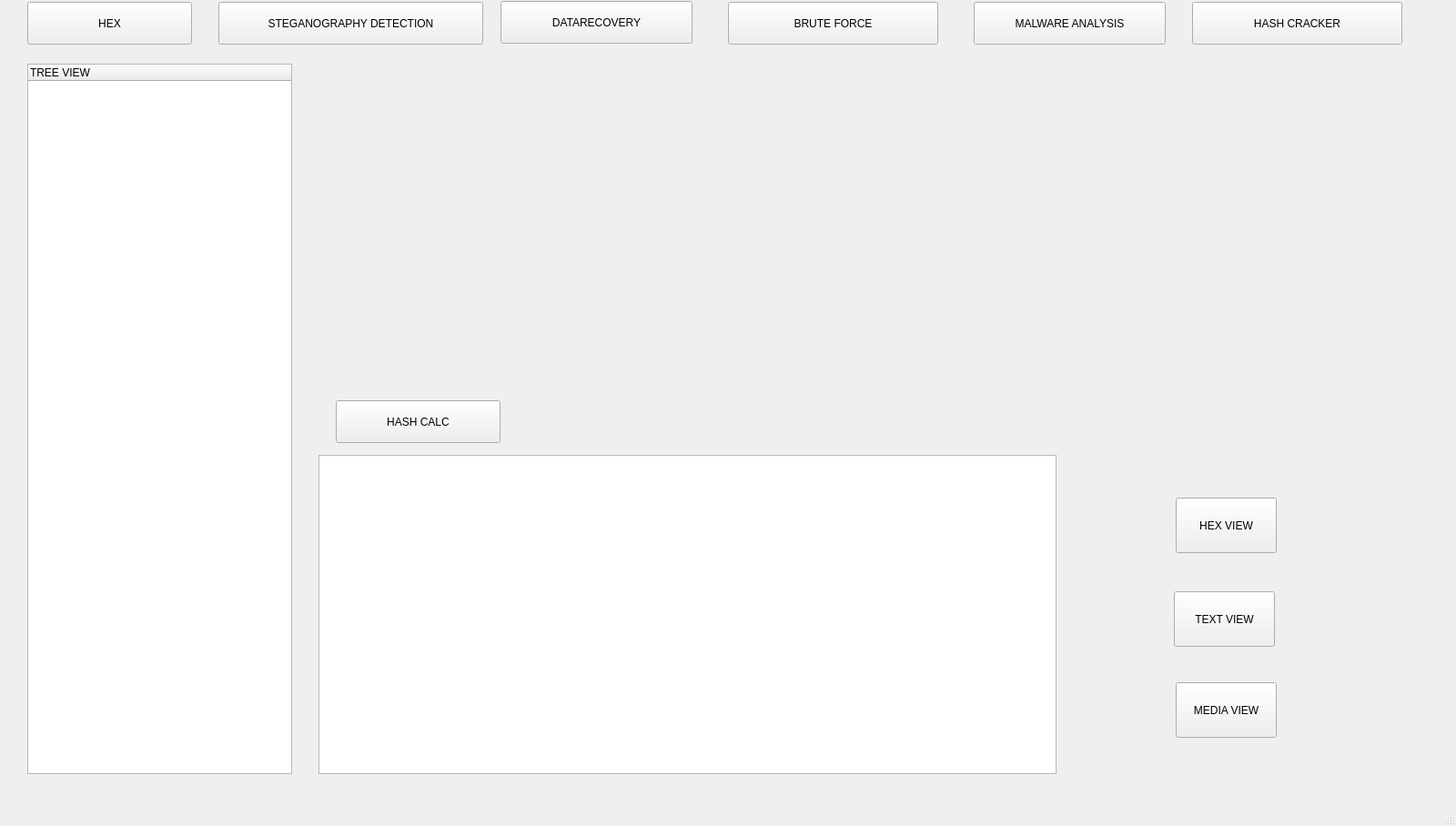
<?xml version="1.0" encoding="UTF-8"?>
<ui version="4.0">
 <class>MainWindow</class>
 <widget class="QMainWindow" name="MainWindow">
  <property name="geometry">
   <rect>
    <x>0</x>
    <y>0</y>
    <width>1600</width>
    <height>908</height>
   </rect>
  </property>
  <property name="windowTitle">
   <string>MainWindow</string>
  </property>
  <property name="styleSheet">
   <string notr="true"/>
  </property>
  <widget class="QWidget" name="centralwidget">
   <layout class="QVBoxLayout" name="verticalLayout">
    <property name="spacing">
     <number>0</number>
    </property>
    <property name="leftMargin">
     <number>0</number>
    </property>
    <property name="topMargin">
     <number>0</number>
    </property>
    <property name="rightMargin">
     <number>0</number>
    </property>
    <property name="bottomMargin">
     <number>0</number>
    </property>
    <item>
     <widget class="QWidget" name="mainwidget" native="true">
      <property name="styleSheet">
       <string notr="true"/>
      </property>
      <widget class="QWidget" name="tasktab1" native="true">
       <property name="geometry">
        <rect>
         <x>30</x>
         <y>-1</y>
         <width>1531</width>
         <height>51</height>
        </rect>
       </property>
       <property name="styleSheet">
        <string notr="true"/>
       </property>
       <widget class="QPushButton" name="stegnographyselectionpb">
        <property name="geometry">
         <rect>
          <x>210</x>
          <y>3</y>
          <width>291</width>
          <height>47</height>
         </rect>
        </property>
        <property name="styleSheet">
         <string notr="true"/>
        </property>
        <property name="text">
         <string>STEGANOGRAPHY DETECTION</string>
        </property>
        <property name="checkable">
         <bool>true</bool>
        </property>
       </widget>
       <widget class="QPushButton" name="backtotreeviewpb">
        <property name="geometry">
         <rect>
          <x>0</x>
          <y>3</y>
          <width>181</width>
          <height>47</height>
         </rect>
        </property>
        <property name="text">
         <string>HEX</string>
        </property>
        <property name="checkable">
         <bool>true</bool>
        </property>
       </widget>
       <widget class="QPushButton" name="datarecovryoption">
        <property name="geometry">
         <rect>
          <x>520</x>
          <y>2</y>
          <width>211</width>
          <height>47</height>
         </rect>
        </property>
        <property name="styleSheet">
         <string notr="true"/>
        </property>
        <property name="text">
         <string>DATARECOVERY</string>
        </property>
        <property name="checkable">
         <bool>true</bool>
        </property>
       </widget>
       <widget class="QPushButton" name="bruteforce_selectionpb">
        <property name="geometry">
         <rect>
          <x>770</x>
          <y>3</y>
          <width>231</width>
          <height>47</height>
         </rect>
        </property>
        <property name="styleSheet">
         <string notr="true"/>
        </property>
        <property name="text">
         <string>BRUTE FORCE</string>
        </property>
        <property name="checkable">
         <bool>true</bool>
        </property>
       </widget>
       <widget class="QPushButton" name="malwareanalysis_slectionpb">
        <property name="geometry">
         <rect>
          <x>1040</x>
          <y>3</y>
          <width>211</width>
          <height>47</height>
         </rect>
        </property>
        <property name="text">
         <string>MALWARE ANALYSIS</string>
        </property>
        <property name="checkable">
         <bool>true</bool>
        </property>
        <property name="autoExclusive">
         <bool>false</bool>
        </property>
       </widget>
       <widget class="QPushButton" name="hashcrackerselection_pb">
        <property name="geometry">
         <rect>
          <x>1280</x>
          <y>3</y>
          <width>231</width>
          <height>47</height>
         </rect>
        </property>
        <property name="styleSheet">
         <string notr="true"/>
        </property>
        <property name="text">
         <string>HASH CRACKER</string>
        </property>
        <property name="checkable">
         <bool>true</bool>
        </property>
       </widget>
      </widget>
      <widget class="QStackedWidget" name="treeviewstacked">
       <property name="geometry">
        <rect>
         <x>30</x>
         <y>70</y>
         <width>291</width>
         <height>781</height>
        </rect>
       </property>
       <property name="styleSheet">
        <string notr="true"/>
       </property>
       <property name="currentIndex">
        <number>1</number>
       </property>
       <widget class="QWidget" name="page"/>
       <widget class="QWidget" name="page_2">
        <widget class="QTreeWidget" name="treeWidget">
         <property name="geometry">
          <rect>
           <x>0</x>
           <y>0</y>
           <width>291</width>
           <height>781</height>
          </rect>
         </property>
         <column>
          <property name="text">
           <string>TREE VIEW</string>
          </property>
         </column>
        </widget>
       </widget>
      </widget>
      <widget class="QStackedWidget" name="contentviewstacked">
       <property name="geometry">
        <rect>
         <x>350</x>
         <y>70</y>
         <width>1211</width>
         <height>351</height>
        </rect>
       </property>
       <property name="styleSheet">
        <string notr="true"/>
       </property>
       <property name="currentIndex">
        <number>7</number>
       </property>
       <widget class="QWidget" name="normalinfowidget">
        <property name="styleSheet">
         <string notr="true"/>
        </property>
        <widget class="QWidget" name="uuuuuuuuuuuuuuuu" native="true">
         <property name="geometry">
          <rect>
           <x>0</x>
           <y>0</y>
           <width>1201</width>
           <height>341</height>
          </rect>
         </property>
         <property name="styleSheet">
          <string notr="true"/>
         </property>
         <widget class="QTreeView" name="tree_view">
          <property name="geometry">
           <rect>
            <x>0</x>
            <y>0</y>
            <width>1201</width>
            <height>341</height>
           </rect>
          </property>
         </widget>
        </widget>
       </widget>
       <widget class="QWidget" name="stegnographywidget">
        <widget class="QPushButton" name="automatedstegscanpb">
         <property name="geometry">
          <rect>
           <x>330</x>
           <y>130</y>
           <width>161</width>
           <height>61</height>
          </rect>
         </property>
         <property name="text">
          <string>AUTOMATED</string>
         </property>
        </widget>
        <widget class="QPushButton" name="customstegpb">
         <property name="geometry">
          <rect>
           <x>820</x>
           <y>130</y>
           <width>101</width>
           <height>61</height>
          </rect>
         </property>
         <property name="text">
          <string>CUSTOM</string>
         </property>
        </widget>
       </widget>
       <widget class="QWidget" name="datarecoverystackedconten">
        <widget class="QPushButton" name="jpgrecoverypushbutton">
         <property name="geometry">
          <rect>
           <x>760</x>
           <y>170</y>
           <width>161</width>
           <height>51</height>
          </rect>
         </property>
         <property name="styleSheet">
          <string notr="true"/>
         </property>
         <property name="text">
          <string>JPG RECOVERY</string>
         </property>
         <property name="checkable">
          <bool>false</bool>
         </property>
         <property name="default">
          <bool>false</bool>
         </property>
        </widget>
        <widget class="QPushButton" name="selectlocationpb">
         <property name="geometry">
          <rect>
           <x>300</x>
           <y>170</y>
           <width>261</width>
           <height>51</height>
          </rect>
         </property>
         <property name="styleSheet">
          <string notr="true"/>
         </property>
         <property name="text">
          <string>SELECT LOCATION</string>
         </property>
        </widget>
       </widget>
       <widget class="QWidget" name="bruteforce_contentview2">
        <widget class="QPushButton" name="select_passwordlistpb">
         <property name="geometry">
          <rect>
           <x>410</x>
           <y>90</y>
           <width>331</width>
           <height>41</height>
          </rect>
         </property>
         <property name="styleSheet">
          <string notr="true"/>
         </property>
         <property name="text">
          <string>SELECT PASSWORD LIST</string>
         </property>
        </widget>
        <widget class="QPushButton" name="brutefore_attackpb">
         <property name="geometry">
          <rect>
           <x>500</x>
           <y>230</y>
           <width>151</width>
           <height>81</height>
          </rect>
         </property>
         <property name="sizePolicy">
          <sizepolicy hsizetype="Minimum" vsizetype="Fixed">
           <horstretch>0</horstretch>
           <verstretch>0</verstretch>
          </sizepolicy>
         </property>
         <property name="statusTip">
          <string/>
         </property>
         <property name="autoFillBackground">
          <bool>false</bool>
         </property>
         <property name="styleSheet">
          <string notr="true"/>
         </property>
         <property name="text">
          <string>ATTACK</string>
         </property>
         <property name="checkable">
          <bool>false</bool>
         </property>
         <property name="autoExclusive">
          <bool>false</bool>
         </property>
        </widget>
        <widget class="QPushButton" name="select_rarfile">
         <property name="geometry">
          <rect>
           <x>130</x>
           <y>90</y>
           <width>171</width>
           <height>41</height>
          </rect>
         </property>
         <property name="styleSheet">
          <string notr="true"/>
         </property>
         <property name="text">
          <string>SELECT RAR FILE</string>
         </property>
        </widget>
        <widget class="QPushButton" name="custompassword_generatepb">
         <property name="geometry">
          <rect>
           <x>880</x>
           <y>90</y>
           <width>181</width>
           <height>41</height>
          </rect>
         </property>
         <property name="sizePolicy">
          <sizepolicy hsizetype="Minimum" vsizetype="Fixed">
           <horstretch>0</horstretch>
           <verstretch>0</verstretch>
          </sizepolicy>
         </property>
         <property name="statusTip">
          <string/>
         </property>
         <property name="autoFillBackground">
          <bool>false</bool>
         </property>
         <property name="styleSheet">
          <string notr="true"/>
         </property>
         <property name="text">
          <string>CUSTOM</string>
         </property>
         <property name="checkable">
          <bool>false</bool>
         </property>
         <property name="autoExclusive">
          <bool>false</bool>
         </property>
        </widget>
       </widget>
       <widget class="QWidget" name="custompassword_widget">
        <widget class="QLineEdit" name="custompasswordinput_lineedit">
         <property name="geometry">
          <rect>
           <x>410</x>
           <y>140</y>
           <width>421</width>
           <height>41</height>
          </rect>
         </property>
         <property name="inputMask">
          <string/>
         </property>
         <property name="text">
          <string/>
         </property>
        </widget>
        <widget class="QPushButton" name="custompassword_generatebtn">
         <property name="geometry">
          <rect>
           <x>520</x>
           <y>240</y>
           <width>181</width>
           <height>28</height>
          </rect>
         </property>
         <property name="text">
          <string>Generate password</string>
         </property>
        </widget>
       </widget>
       <widget class="QWidget" name="malwareanalysis_contentview">
        <widget class="QPushButton" name="malware_customscan_pb">
         <property name="geometry">
          <rect>
           <x>290</x>
           <y>180</y>
           <width>171</width>
           <height>71</height>
          </rect>
         </property>
         <property name="text">
          <string>CUSTOM SCAN</string>
         </property>
        </widget>
        <widget class="QPushButton" name="malware_filescanpb">
         <property name="geometry">
          <rect>
           <x>720</x>
           <y>180</y>
           <width>201</width>
           <height>71</height>
          </rect>
         </property>
         <property name="text">
          <string>FILE SCAN</string>
         </property>
        </widget>
       </widget>
       <widget class="QWidget" name="hashcracker_contentview">
        <widget class="QComboBox" name="hashcraker_combobox">
         <property name="geometry">
          <rect>
           <x>1030</x>
           <y>10</y>
           <width>151</width>
           <height>41</height>
          </rect>
         </property>
        </widget>
        <widget class="QLabel" name="hashcrack_label1">
         <property name="geometry">
          <rect>
           <x>160</x>
           <y>147</y>
           <width>181</width>
           <height>41</height>
          </rect>
         </property>
         <property name="font">
          <font>
           <pointsize>11</pointsize>
          </font>
         </property>
         <property name="styleSheet">
          <string notr="true"/>
         </property>
         <property name="text">
          <string>ENTER THE HASH</string>
         </property>
         <property name="alignment">
          <set>Qt::AlignCenter</set>
         </property>
        </widget>
        <widget class="QLineEdit" name="hashcrackler_lineedit">
         <property name="geometry">
          <rect>
           <x>350</x>
           <y>150</y>
           <width>531</width>
           <height>31</height>
          </rect>
         </property>
         <property name="styleSheet">
          <string notr="true"/>
         </property>
        </widget>
        <widget class="QPushButton" name="hashcracker_selectfilepb">
         <property name="geometry">
          <rect>
           <x>340</x>
           <y>240</y>
           <width>181</width>
           <height>51</height>
          </rect>
         </property>
         <property name="text">
          <string>SELECT FILE</string>
         </property>
        </widget>
        <widget class="QPushButton" name="hashcracker_crackfilepb">
         <property name="geometry">
          <rect>
           <x>580</x>
           <y>240</y>
           <width>161</width>
           <height>51</height>
          </rect>
         </property>
         <property name="text">
          <string>CRACK FILE</string>
         </property>
        </widget>
       </widget>
       <widget class="QWidget" name="hashcalc_contenview">
        <widget class="QLabel" name="hashcalcresultlabel">
         <property name="geometry">
          <rect>
           <x>10</x>
           <y>0</y>
           <width>1191</width>
           <height>351</height>
          </rect>
         </property>
         <property name="acceptDrops">
          <bool>false</bool>
         </property>
         <property name="text">
          <string/>
         </property>
         <property name="alignment">
          <set>Qt::AlignLeading|Qt::AlignLeft|Qt::AlignTop</set>
         </property>
         <property name="textInteractionFlags">
          <set>Qt::TextSelectableByMouse</set>
         </property>
        </widget>
       </widget>
      </widget>
      <widget class="QStackedWidget" name="resultviewstacke">
       <property name="geometry">
        <rect>
         <x>350</x>
         <y>500</y>
         <width>1211</width>
         <height>351</height>
        </rect>
       </property>
       <property name="styleSheet">
        <string notr="true"/>
       </property>
       <property name="currentIndex">
        <number>1</number>
       </property>
       <widget class="QWidget" name="stegresultview">
        <property name="styleSheet">
         <string notr="true"/>
        </property>
        <widget class="QLabel" name="customstegresultlabel">
         <property name="geometry">
          <rect>
           <x>580</x>
           <y>20</y>
           <width>601</width>
           <height>301</height>
          </rect>
         </property>
         <property name="font">
          <font>
           <family>8514oem</family>
          </font>
         </property>
         <property name="cursor">
          <cursorShape>ForbiddenCursor</cursorShape>
         </property>
         <property name="styleSheet">
          <string notr="true"/>
         </property>
         <property name="text">
          <string/>
         </property>
        </widget>
        <widget class="QLabel" name="stegimagelabel">
         <property name="geometry">
          <rect>
           <x>20</x>
           <y>0</y>
           <width>541</width>
           <height>341</height>
          </rect>
         </property>
         <property name="styleSheet">
          <string notr="true"/>
         </property>
         <property name="text">
          <string/>
         </property>
        </widget>
       </widget>
       <widget class="QWidget" name="normalpagestacked">
        <property name="styleSheet">
         <string notr="true"/>
        </property>
        <widget class="QPushButton" name="hexviewpb">
         <property name="geometry">
          <rect>
           <x>942</x>
           <y>47</y>
           <width>111</width>
           <height>61</height>
          </rect>
         </property>
         <property name="text">
          <string>HEX VIEW</string>
         </property>
        </widget>
        <widget class="QPushButton" name="textviewpb">
         <property name="geometry">
          <rect>
           <x>940</x>
           <y>150</y>
           <width>111</width>
           <height>61</height>
          </rect>
         </property>
         <property name="text">
          <string>TEXT VIEW</string>
         </property>
        </widget>
        <widget class="QPushButton" name="mediaviewpb">
         <property name="geometry">
          <rect>
           <x>942</x>
           <y>250</y>
           <width>111</width>
           <height>61</height>
          </rect>
         </property>
         <property name="text">
          <string>MEDIA VIEW</string>
         </property>
        </widget>
        <widget class="QTextEdit" name="textEdit">
         <property name="geometry">
          <rect>
           <x>0</x>
           <y>0</y>
           <width>811</width>
           <height>351</height>
          </rect>
         </property>
         <property name="readOnly">
          <bool>true</bool>
         </property>
        </widget>
       </widget>
       <widget class="QWidget" name="automatedstegresult">
        <property name="styleSheet">
         <string notr="true"/>
        </property>
        <widget class="QListWidget" name="listWidget">
         <property name="geometry">
          <rect>
           <x>0</x>
           <y>0</y>
           <width>1211</width>
           <height>351</height>
          </rect>
         </property>
         <property name="styleSheet">
          <string notr="true"/>
         </property>
        </widget>
       </widget>
       <widget class="QWidget" name="jpgrevcoverywidget">
        <widget class="QPushButton" name="recoverystopbtn">
         <property name="geometry">
          <rect>
           <x>932</x>
           <y>167</y>
           <width>121</width>
           <height>41</height>
          </rect>
         </property>
         <property name="text">
          <string>stop</string>
         </property>
        </widget>
        <widget class="QListWidget" name="listWidget_2">
         <property name="geometry">
          <rect>
           <x>20</x>
           <y>20</y>
           <width>811</width>
           <height>311</height>
          </rect>
         </property>
        </widget>
       </widget>
       <widget class="QWidget" name="bruteforce_resultview">
        <widget class="QProgressBar" name="bruteforeceprogressbar">
         <property name="geometry">
          <rect>
           <x>100</x>
           <y>210</y>
           <width>661</width>
           <height>71</height>
          </rect>
         </property>
         <property name="cursor">
          <cursorShape>ForbiddenCursor</cursorShape>
         </property>
         <property name="value">
          <number>0</number>
         </property>
        </widget>
        <widget class="QPushButton" name="bruteforce_stoppb">
         <property name="geometry">
          <rect>
           <x>800</x>
           <y>230</y>
           <width>101</width>
           <height>41</height>
          </rect>
         </property>
         <property name="styleSheet">
          <string notr="true"/>
         </property>
         <property name="text">
          <string>STOP</string>
         </property>
        </widget>
        <widget class="QLabel" name="bruteforce_resultlabel">
         <property name="geometry">
          <rect>
           <x>120</x>
           <y>50</y>
           <width>601</width>
           <height>101</height>
          </rect>
         </property>
         <property name="font">
          <font>
           <pointsize>18</pointsize>
          </font>
         </property>
         <property name="styleSheet">
          <string notr="true"/>
         </property>
         <property name="text">
          <string/>
         </property>
        </widget>
       </widget>
       <widget class="QWidget" name="custompassword_resultview"/>
       <widget class="QWidget" name="malwareanalysis_resultview">
        <widget class="QPushButton" name="malwareanalysis_stopbtn">
         <property name="geometry">
          <rect>
           <x>800</x>
           <y>260</y>
           <width>111</width>
           <height>41</height>
          </rect>
         </property>
         <property name="styleSheet">
          <string notr="true"/>
         </property>
         <property name="text">
          <string>STOP</string>
         </property>
        </widget>
        <widget class="QProgressBar" name="malware_progressbar">
         <property name="geometry">
          <rect>
           <x>110</x>
           <y>250</y>
           <width>651</width>
           <height>61</height>
          </rect>
         </property>
         <property name="styleSheet">
          <string notr="true"/>
         </property>
         <property name="value">
          <number>0</number>
         </property>
        </widget>
        <widget class="QLabel" name="curremtfile_labe">
         <property name="geometry">
          <rect>
           <x>120</x>
           <y>100</y>
           <width>1081</width>
           <height>51</height>
          </rect>
         </property>
         <property name="font">
          <font>
           <pointsize>12</pointsize>
          </font>
         </property>
         <property name="styleSheet">
          <string notr="true"/>
         </property>
         <property name="text">
          <string/>
         </property>
        </widget>
        <widget class="QLabel" name="selected_direcory">
         <property name="geometry">
          <rect>
           <x>120</x>
           <y>30</y>
           <width>1081</width>
           <height>51</height>
          </rect>
         </property>
         <property name="font">
          <font>
           <pointsize>18</pointsize>
          </font>
         </property>
         <property name="styleSheet">
          <string notr="true"/>
         </property>
         <property name="text">
          <string/>
         </property>
        </widget>
        <widget class="QLabel" name="label_2">
         <property name="geometry">
          <rect>
           <x>120</x>
           <y>160</y>
           <width>1081</width>
           <height>71</height>
          </rect>
         </property>
         <property name="styleSheet">
          <string notr="true"/>
         </property>
         <property name="text">
          <string/>
         </property>
        </widget>
       </widget>
       <widget class="QWidget" name="hashcracker_resultview">
        <property name="styleSheet">
         <string notr="true"/>
        </property>
        <widget class="QProgressBar" name="hashcracker_progressbar">
         <property name="geometry">
          <rect>
           <x>130</x>
           <y>120</y>
           <width>571</width>
           <height>71</height>
          </rect>
         </property>
         <property name="styleSheet">
          <string notr="true"/>
         </property>
         <property name="value">
          <number>0</number>
         </property>
        </widget>
        <widget class="QPushButton" name="hashcracker_stoppb">
         <property name="geometry">
          <rect>
           <x>770</x>
           <y>130</y>
           <width>141</width>
           <height>41</height>
          </rect>
         </property>
         <property name="text">
          <string>STOP</string>
         </property>
        </widget>
        <widget class="QLabel" name="hashcracker_resultlabel">
         <property name="geometry">
          <rect>
           <x>120</x>
           <y>220</y>
           <width>571</width>
           <height>71</height>
          </rect>
         </property>
         <property name="styleSheet">
          <string notr="true"/>
         </property>
         <property name="text">
          <string/>
         </property>
        </widget>
       </widget>
       <widget class="QWidget" name="hashcalc_resultview">
        <widget class="QTextEdit" name="hashcalc_textedit">
         <property name="geometry">
          <rect>
           <x>170</x>
           <y>100</y>
           <width>701</width>
           <height>181</height>
          </rect>
         </property>
         <property name="styleSheet">
          <string notr="true"/>
         </property>
        </widget>
       </widget>
      </widget>
      <widget class="QStackedWidget" name="stackedWidget">
       <property name="geometry">
        <rect>
         <x>349</x>
         <y>430</y>
         <width>1211</width>
         <height>61</height>
        </rect>
       </property>
       <property name="styleSheet">
        <string notr="true"/>
       </property>
       <property name="currentIndex">
        <number>0</number>
       </property>
       <widget class="QWidget" name="taskbar2">
        <widget class="QPushButton" name="hashcalcselction_pb">
         <property name="geometry">
          <rect>
           <x>20</x>
           <y>10</y>
           <width>181</width>
           <height>47</height>
          </rect>
         </property>
         <property name="text">
          <string>HASH CALC</string>
         </property>
         <property name="checkable">
          <bool>true</bool>
         </property>
        </widget>
       </widget>
       <widget class="QWidget" name="page_4"/>
      </widget>
     </widget>
    </item>
   </layout>
  </widget>
  <widget class="QStatusBar" name="statusbar"/>
 </widget>
 <resources/>
 <connections/>
</ui>
